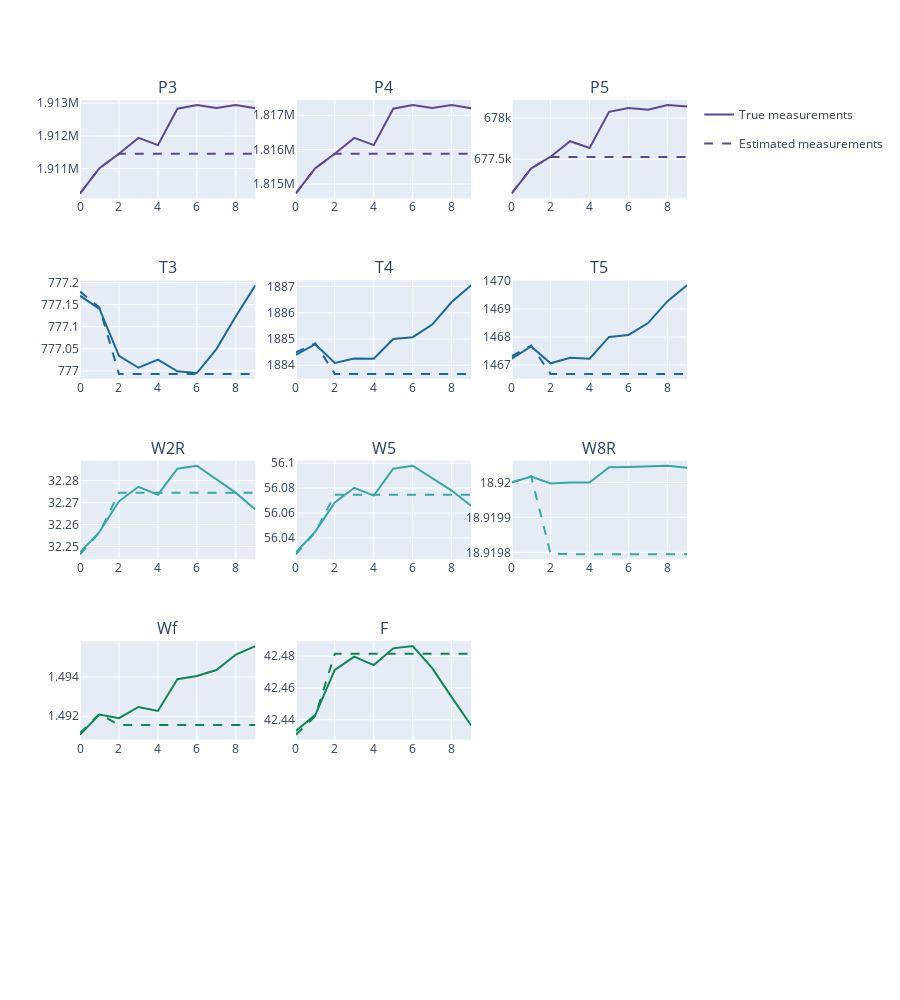

Notebook code cell kept with this figure:
### Code cell
measured_series = pd.DataFrame(list(h_SCSF(traj_test, S=S, as_dict=True)))
measure_pred_series = pd.DataFrame(list(h_SCSF(estimated_traj_test, S=S, as_dict=True)))

palette = px.colors.qualitative.Prism
palette = palette + px.colors.qualitative.Prism

fig = make_subplots(rows=5, cols=3, subplot_titles=measured_series.columns)

i=0
j=0

show_legend=True
for col_ in measured_series.columns:

    fig.add_trace(go.Scatter(y=measured_series[col_], mode="lines", line=dict(color=palette[i]), name="True measurements", legendgroup="True measurements", showlegend=show_legend), row=i+1, col=j+1)
    fig.add_trace(go.Scatter(y=measure_pred_series[col_], mode="lines", line=dict(color=palette[i], dash="dash"), name="Estimated measurements", legendgroup="Estimated measurements", showlegend=show_legend), row=i+1, col=j+1)
    
    j+=1
    if j > 2:
        j=0
        i+=1
    
    if show_legend:   
        show_legend = False


fig.update_layout(height=200*5)
fig.show()

### Figure 1 — Plotly figure (JSON) as saved in the notebook; plotly's stock layout.template omitted (floating-point values rounded to 4 significant figures)
{"data": [{"legendgroup": "True measurements", "line": {"color": "rgb(95, 70, 144)"}, "mode": "lines", "name": "True measurements", "showlegend": true, "type": "scatter", "xaxis": "x", "y": [1910000.0, 1911000.0, 1911000.0, 1912000.0, 1912000.0, 1913000.0, 1913000.0, 1913000.0, 1913000.0, 1913000.0], "yaxis": "y"}, {"legendgroup": "Estimated measurements", "line": {"color": "rgb(95, 70, 144)", "dash": "dash"}, "mode": "lines", "name": "Estimated measurements", "showlegend": true, "type": "scatter", "xaxis": "x", "y": [1910000.0, 1911000.0, 1911000.0, 1911000.0, 1911000.0, 1911000.0, 1911000.0, 1911000.0, 1911000.0, 1911000.0], "yaxis": "y"}, {"legendgroup": "True measurements", "line": {"color": "rgb(95, 70, 144)"}, "mode": "lines", "name": "True measurements", "showlegend": false, "type": "scatter", "xaxis": "x2", "y": [1815000.0, 1815000.0, 1816000.0, 1816000.0, 1816000.0, 1817000.0, 1817000.0, 1817000.0, 1817000.0, 1817000.0], "yaxis": "y2"}, {"legendgroup": "Estimated measurements", "line": {"color": "rgb(95, 70, 144)", "dash": "dash"}, "mode": "lines", "name": "Estimated measurements", "showlegend": false, "type": "scatter", "xaxis": "x2", "y": [1815000.0, 1815000.0, 1816000.0, 1816000.0, 1816000.0, 1816000.0, 1816000.0, 1816000.0, 1816000.0, 1816000.0], "yaxis": "y2"}, {"legendgroup": "True measurements", "line": {"color": "rgb(95, 70, 144)"}, "mode": "lines", "name": "True measurements", "showlegend": false, "type": "scatter", "xaxis": "x3", "y": [677100.0, 677400.0, 677500.0, 677700.0, 677600.0, 678100.0, 678100.0, 678100.0, 678200.0, 678100.0], "yaxis": "y3"}, {"legendgroup": "Estimated measurements", "line": {"color": "rgb(95, 70, 144)", "dash": "dash"}, "mode": "lines", "name": "Estimated measurements", "showlegend": false, "type": "scatter", "xaxis": "x3", "y": [677100.0, 677400.0, 677500.0, 677500.0, 677500.0, 677500.0, 677500.0, 677500.0, 677500.0, 677500.0], "yaxis": "y3"}, {"legendgroup": "True measurements", "line": {"color": "rgb(29, 105, 150)"}, "mode": "lines", "name": "True measurements", "showlegend": false, "type": "scatter", "xaxis": "x4", "y": [777.2, 777.1, 777.0, 777.0, 777.0, 777.0, 777.0, 777.0, 777.1, 777.2], "yaxis": "y4"}, {"legendgroup": "Estimated measurements", "line": {"color": "rgb(29, 105, 150)", "dash": "dash"}, "mode": "lines", "name": "Estimated measurements", "showlegend": false, "type": "scatter", "xaxis": "x4", "y": [777.2, 777.1, 777.0, 777.0, 777.0, 777.0, 777.0, 777.0, 777.0, 777.0], "yaxis": "y4"}, {"legendgroup": "True measurements", "line": {"color": "rgb(29, 105, 150)"}, "mode": "lines", "name": "True measurements", "showlegend": false, "type": "scatter", "xaxis": "x5", "y": [1884.0, 1885.0, 1884.0, 1884.0, 1884.0, 1885.0, 1885.0, 1886.0, 1886.0, 1887.0], "yaxis": "y5"}, {"legendgroup": "Estimated measurements", "line": {"color": "rgb(29, 105, 150)", "dash": "dash"}, "mode": "lines", "name": "Estimated measurements", "showlegend": false, "type": "scatter", "xaxis": "x5", "y": [1884.0, 1885.0, 1884.0, 1884.0, 1884.0, 1884.0, 1884.0, 1884.0, 1884.0, 1884.0], "yaxis": "y5"}, {"legendgroup": "True measurements", "line": {"color": "rgb(29, 105, 150)"}, "mode": "lines", "name": "True measurements", "showlegend": false, "type": "scatter", "xaxis": "x6", "y": [1467.0, 1468.0, 1467.0, 1467.0, 1467.0, 1468.0, 1468.0, 1468.0, 1469.0, 1470.0], "yaxis": "y6"}, {"legendgroup": "Estimated measurements", "line": {"color": "rgb(29, 105, 150)", "dash": "dash"}, "mode": "lines", "name": "Estimated measurements", "showlegend": false, "type": "scatter", "xaxis": "x6", "y": [1467.0, 1468.0, 1467.0, 1467.0, 1467.0, 1467.0, 1467.0, 1467.0, 1467.0, 1467.0], "yaxis": "y6"}, {"legendgroup": "True measurements", "line": {"color": "rgb(56, 166, 165)"}, "mode": "lines", "name": "True measurements", "showlegend": false, "type": "scatter", "xaxis": "x7", "y": [32.25, 32.26, 32.27, 32.28, 32.27, 32.29, 32.29, 32.28, 32.27, 32.27], "yaxis": "y7"}, {"legendgroup": "Estimated measurements", "line": {"color": "rgb(56, 166, 165)", "dash": "dash"}, "mode": "lines", "name": "Estimated measurements", "showlegend": false, "type": "scatter", "xaxis": "x7", "y": [32.25, 32.26, 32.27, 32.27, 32.27, 32.27, 32.27, 32.27, 32.27, 32.27], "yaxis": "y7"}, {"legendgroup": "True measurements", "line": {"color": "rgb(56, 166, 165)"}, "mode": "lines", "name": "True measurements", "showlegend": false, "type": "scatter", "xaxis": "x8", "y": [56.03, 56.05, 56.07, 56.08, 56.07, 56.1, 56.1, 56.09, 56.08, 56.07], "yaxis": "y8"}, {"legendgroup": "Estimated measurements", "line": {"color": "rgb(56, 166, 165)", "dash": "dash"}, "mode": "lines", "name": "Estimated measurements", "showlegend": false, "type": "scatter", "xaxis": "x8", "y": [56.03, 56.04, 56.07, 56.07, 56.07, 56.07, 56.07, 56.07, 56.07, 56.07], "yaxis": "y8"}, {"legendgroup": "True measurements", "line": {"color": "rgb(56, 166, 165)"}, "mode": "lines", "name": "True measurements", "showlegend": false, "type": "scatter", "xaxis": "x9", "y": [18.92, 18.92, 18.92, 18.92, 18.92, 18.92, 18.92, 18.92, 18.92, 18.92], "yaxis": "y9"}, {"legendgroup": "Estimated measurements", "line": {"color": "rgb(56, 166, 165)", "dash": "dash"}, "mode": "lines", "name": "Estimated measurements", "showlegend": false, "type": "scatter", "xaxis": "x9", "y": [18.92, 18.92, 18.92, 18.92, 18.92, 18.92, 18.92, 18.92, 18.92, 18.92], "yaxis": "y9"}, {"legendgroup": "True measurements", "line": {"color": "rgb(15, 133, 84)"}, "mode": "lines", "name": "True measurements", "showlegend": false, "type": "scatter", "xaxis": "x10", "y": [1.491, 1.492, 1.492, 1.492, 1.492, 1.494, 1.494, 1.494, 1.495, 1.496], "yaxis": "y10"}, {"legendgroup": "Estimated measurements", "line": {"color": "rgb(15, 133, 84)", "dash": "dash"}, "mode": "lines", "name": "Estimated measurements", "showlegend": false, "type": "scatter", "xaxis": "x10", "y": [1.491, 1.492, 1.492, 1.492, 1.492, 1.492, 1.492, 1.492, 1.492, 1.492], "yaxis": "y10"}, {"legendgroup": "True measurements", "line": {"color": "rgb(15, 133, 84)"}, "mode": "lines", "name": "True measurements", "showlegend": false, "type": "scatter", "xaxis": "x11", "y": [42.43, 42.44, 42.47, 42.48, 42.47, 42.48, 42.49, 42.47, 42.45, 42.44], "yaxis": "y11"}, {"legendgroup": "Estimated measurements", "line": {"color": "rgb(15, 133, 84)", "dash": "dash"}, "mode": "lines", "name": "Estimated measurements", "showlegend": false, "type": "scatter", "xaxis": "x11", "y": [42.43, 42.44, 42.48, 42.48, 42.48, 42.48, 42.48, 42.48, 42.48, 42.48], "yaxis": "y11"}], "layout": {"annotations": [{"font": {"size": 16}, "showarrow": false, "text": "P3", "x": 0.1444, "xanchor": "center", "xref": "paper", "y": 1, "yanchor": "bottom", "yref": "paper"}, {"font": {"size": 16}, "showarrow": false, "text": "P4", "x": 0.5, "xanchor": "center", "xref": "paper", "y": 1, "yanchor": "bottom", "yref": "paper"}, {"font": {"size": 16}, "showarrow": false, "text": "P5", "x": 0.8556, "xanchor": "center", "xref": "paper", "y": 1, "yanchor": "bottom", "yref": "paper"}, {"font": {"size": 16}, "showarrow": false, "text": "T3", "x": 0.1444, "xanchor": "center", "xref": "paper", "y": 0.78, "yanchor": "bottom", "yref": "paper"}, {"font": {"size": 16}, "showarrow": false, "text": "T4", "x": 0.5, "xanchor": "center", "xref": "paper", "y": 0.78, "yanchor": "bottom", "yref": "paper"}, {"font": {"size": 16}, "showarrow": false, "text": "T5", "x": 0.8556, "xanchor": "center", "xref": "paper", "y": 0.78, "yanchor": "bottom", "yref": "paper"}, {"font": {"size": 16}, "showarrow": false, "text": "W2R", "x": 0.1444, "xanchor": "center", "xref": "paper", "y": 0.56, "yanchor": "bottom", "yref": "paper"}, {"font": {"size": 16}, "showarrow": false, "text": "W5", "x": 0.5, "xanchor": "center", "xref": "paper", "y": 0.56, "yanchor": "bottom", "yref": "paper"}, {"font": {"size": 16}, "showarrow": false, "text": "W8R", "x": 0.8556, "xanchor": "center", "xref": "paper", "y": 0.56, "yanchor": "bottom", "yref": "paper"}, {"font": {"size": 16}, "showarrow": false, "text": "Wf", "x": 0.1444, "xanchor": "center", "xref": "paper", "y": 0.34, "yanchor": "bottom", "yref": "paper"}, {"font": {"size": 16}, "showarrow": false, "text": "F", "x": 0.5, "xanchor": "center", "xref": "paper", "y": 0.34, "yanchor": "bottom", "yref": "paper"}], "height": 1000, "xaxis": {"anchor": "y", "domain": [0, 0.2889]}, "xaxis10": {"anchor": "y10", "domain": [0, 0.2889]}, "xaxis11": {"anchor": "y11", "domain": [0.3556, 0.6444]}, "xaxis12": {"anchor": "y12", "domain": [0.7111, 1]}, "xaxis13": {"anchor": "y13", "domain": [0, 0.2889]}, "xaxis14": {"anchor": "y14", "domain": [0.3556, 0.6444]}, "xaxis15": {"anchor": "y15", "domain": [0.7111, 1]}, "xaxis2": {"anchor": "y2", "domain": [0.3556, 0.6444]}, "xaxis3": {"anchor": "y3", "domain": [0.7111, 1]}, "xaxis4": {"anchor": "y4", "domain": [0, 0.2889]}, "xaxis5": {"anchor": "y5", "domain": [0.3556, 0.6444]}, "xaxis6": {"anchor": "y6", "domain": [0.7111, 1]}, "xaxis7": {"anchor": "y7", "domain": [0, 0.2889]}, "xaxis8": {"anchor": "y8", "domain": [0.3556, 0.6444]}, "xaxis9": {"anchor": "y9", "domain": [0.7111, 1]}, "yaxis": {"anchor": "x", "domain": [0.88, 1]}, "yaxis10": {"anchor": "x10", "domain": [0.22, 0.34]}, "yaxis11": {"anchor": "x11", "domain": [0.22, 0.34]}, "yaxis12": {"anchor": "x12", "domain": [0.22, 0.34]}, "yaxis13": {"anchor": "x13", "domain": [0, 0.12]}, "yaxis14": {"anchor": "x14", "domain": [0, 0.12]}, "yaxis15": {"anchor": "x15", "domain": [0, 0.12]}, "yaxis2": {"anchor": "x2", "domain": [0.88, 1]}, "yaxis3": {"anchor": "x3", "domain": [0.88, 1]}, "yaxis4": {"anchor": "x4", "domain": [0.66, 0.78]}, "yaxis5": {"anchor": "x5", "domain": [0.66, 0.78]}, "yaxis6": {"anchor": "x6", "domain": [0.66, 0.78]}, "yaxis7": {"anchor": "x7", "domain": [0.44, 0.56]}, "yaxis8": {"anchor": "x8", "domain": [0.44, 0.56]}, "yaxis9": {"anchor": "x9", "domain": [0.44, 0.56]}}}
